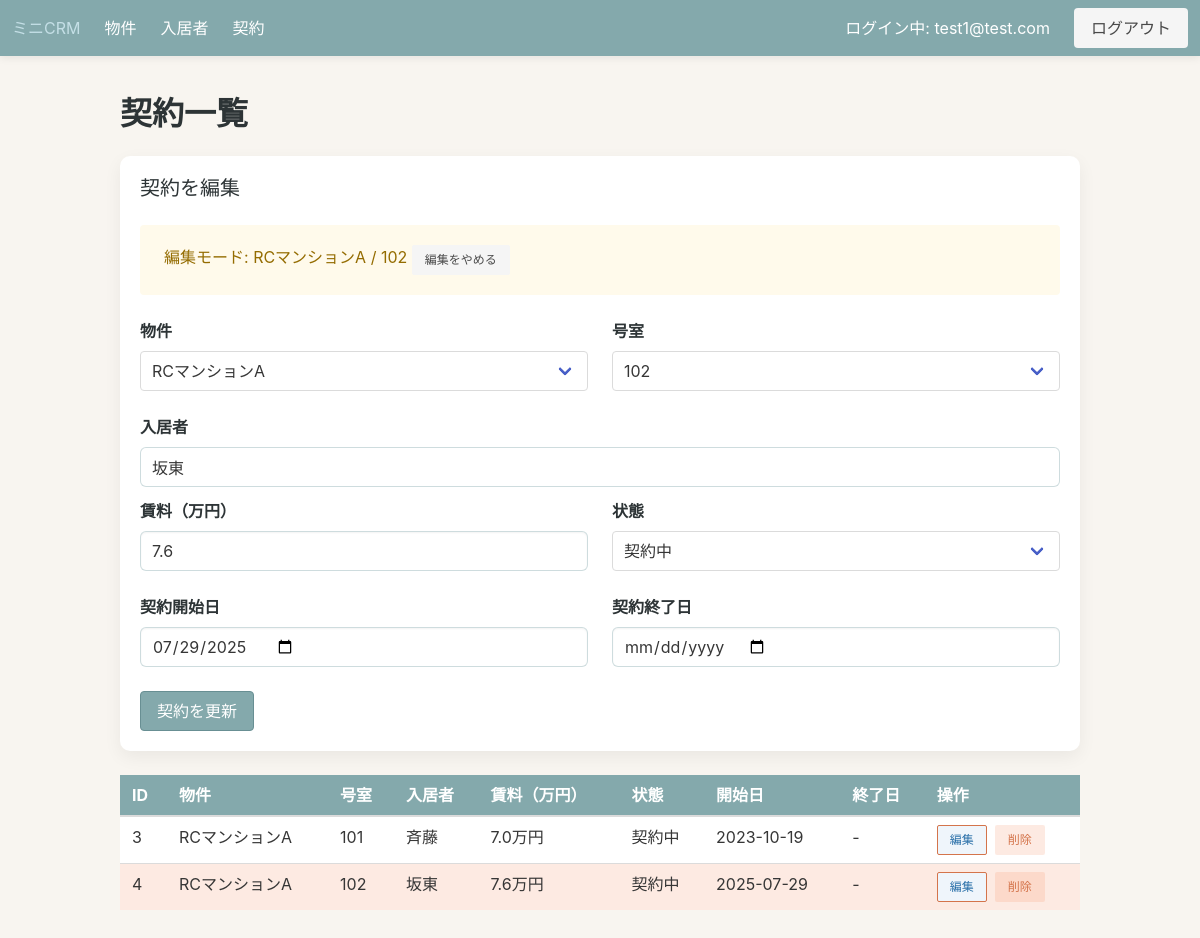
/leases?property_id=3&lease_id=4 (signed in), run on the app's committed database.
### app/models.py (models this page shows, shortened)
class TimestampMixin:
    created_at = db.Column(db.DateTime, server_default=db.func.now())
    updated_at = db.Column(
        db.DateTime,
        server_default=db.func.now(),
        onupdate=db.func.now(),
    )

class User(UserMixin, TimestampMixin, db.Model):
    id = db.Column(db.Integer, primary_key=True)
    email = db.Column(db.String(255), unique=True, nullable=False, index=True)
    password_hash = db.Column(db.String(255), nullable=False)
    role = db.Column(db.String(50), default="member", nullable=False)

class Property(TimestampMixin, db.Model):
    id = db.Column(db.Integer, primary_key=True)
    name = db.Column(db.String(120), nullable=False)
    address = db.Column(db.String(255), nullable=False)
    note = db.Column(db.Text, nullable=True)
    leases = db.relationship("Lease", back_populates="property", cascade="all, delete-orphan")
    tenants = db.relationship("Tenant", back_populates="property", cascade="all, delete-orphan")

class Lease(TimestampMixin, db.Model):
    id = db.Column(db.Integer, primary_key=True)
    property_id = db.Column(db.Integer, db.ForeignKey("property.id"), nullable=False)
    tenant_id = db.Column(db.Integer, db.ForeignKey("tenant.id"), nullable=False)
    rent = db.Column(db.Numeric(10, 2), nullable=False)
    unit_number = db.Column(db.String(50), nullable=True)
    start_date = db.Column(db.Date, nullable=False, default=date.today)
    end_date = db.Column(db.Date, nullable=True)
    status = db.Column(db.String(50), nullable=False, default=LeaseStatus.PENDING)
    property = db.relationship("Property", back_populates="leases")
    tenant = db.relationship("Tenant", back_populates="leases")

class Tenant(TimestampMixin, db.Model):
    id = db.Column(db.Integer, primary_key=True)
    name = db.Column(db.String(120), nullable=False)
    email = db.Column(db.String(255), nullable=False)
    phone = db.Column(db.String(50), nullable=True)
    property_id = db.Column(db.Integer, db.ForeignKey("property.id"), nullable=True)
    unit_number = db.Column(db.String(50), nullable=True)
    leases = db.relationship("Lease", back_populates="tenant", cascade="all, delete-orphan")
    property = db.relationship("Property", back_populates="tenants")

### app/blueprints/core/routes.py (the view, shortened to what this page needs)
@core_bp.route("/leases", methods=["GET", "POST"])
@login_required
def leases():
    form = LeaseForm()
    properties = Property.query.order_by(Property.name).all()
    tenants = Tenant.query.order_by(Tenant.name).all()
    properties_choices = [(prop.id, prop.name) for prop in properties]
    form.property_id.choices = properties_choices
    if request.method == "GET":
        if not form.start_date.data:
            form.start_date.data = date.today()
        if not form.status.data:
            form.status.data = LeaseStatus.PENDING
    property_ids = [choice[0] for choice in properties_choices]
    selected_property_id = form.property_id.data if form.property_id.data in property_ids else None
    edit_request_id = request.args.get("lease_id", type=int)
    editing_lease = None
    if edit_request_id:
        editing_lease = (
            Lease.query.options(joinedload(Lease.property), joinedload(Lease.tenant)).filter_by(id=edit_request_id).first()
        )
        if editing_lease:
            selected_property_id = editing_lease.property_id
    if selected_property_id is not None:
        form.property_id.data = selected_property_id
    tenants_by_property: dict[int, list[Tenant]] = {}
    for tenant in tenants:
        if tenant.property_id is None or not tenant.unit_number:
            continue
        tenants_by_property.setdefault(tenant.property_id, []).append(tenant)
    def build_unit_choices(property_id: int | None) -> list[tuple[str, str]]:
        base_choice = [("", "号室を選択")]
        if property_id is None:
            return base_choice
        units = sorted({tenant.unit_number for tenant in tenants_by_property.get(property_id, []) if tenant.unit_number})
        return base_choice + [(unit, unit) for unit in units]
    unit_choices = build_unit_choices(selected_property_id)
    form.unit_number.choices = unit_choices
    valid_units = {choice[0] for choice in unit_choices}
    if form.unit_number.data not in valid_units:
        form.unit_number.data = ""
    if editing_lease:
        if editing_lease.unit_number and editing_lease.unit_number not in valid_units:
            form.unit_number.choices.append((editing_lease.unit_number, editing_lease.unit_number))
            valid_units.add(editing_lease.unit_number)
        form.submit.label.text = "契約を更新"
        if request.method != "POST":
            form.lease_id.data = str(editing_lease.id)
            form.property_id.data = editing_lease.property_id
            form.unit_number.data = editing_lease.unit_number or ""
            form.tenant_id.data = str(editing_lease.tenant_id)
            form.tenant_display.data = editing_lease.tenant.name if editing_lease.tenant else ""
            form.rent.data = float(editing_lease.rent or 0) / 10000
            form.start_date.data = editing_lease.start_date
            form.end_date.data = editing_lease.end_date
            form.status.data = editing_lease.status
    else:
        form.submit.label.text = "契約を保存"
        form.lease_id.data = ""
    if request.method == "POST" and (not properties_choices or not tenants):
        flash("契約を作成する前に物件と入居者を登録してください。", "warning")
        return redirect(url_for("core.leases"))
    lease_query = (
        Lease.query.options(
            joinedload(Lease.property),
            joinedload(Lease.tenant),
        )
        .join(Property)
        .order_by(Property.name.asc(), Lease.unit_number.asc(), Lease.start_date.desc())
    )
    if selected_property_id is not None:
        lease_query = lease_query.filter(Lease.property_id == selected_property_id)
    leases_list = lease_query.all()
    occupied_keys = {
        (lease.property_id, lease.unit_number)
        for lease in leases_list
        if lease.property_id is not None and lease.unit_number
    }
    vacancy_rows: list[SimpleNamespace] = []
    for tenant in tenants:
        if tenant.property_id is None or not tenant.unit_number:
            continue
        if tenant.name.strip() != "空室":
            continue
        if selected_property_id is not None and tenant.property_id != selected_property_id:
            continue
    tenants_data: dict[str, list[dict[str, str]]] = {}
    for tenant in tenants:
        key = str(tenant.property_id) if tenant.property_id is not None else "0"
        tenants_data.setdefault(key, []).append(
            {
                "id": tenant.id,
                "name": tenant.name,
                "unit": tenant.unit_number or "",
            },
        )
    delete_forms = {}
    for tenant in tenants:
        instance = DeleteTenantForm()
        instance.tenant_id.data = tenant.id
        delete_forms[tenant.id] = instance
    return render_template(
        "core/leases_list.html",
        leases=leases_list,
        form=form,
        delete_forms=delete_forms,
        tenants_data=tenants_data,
        status_labels=STATUS_LABELS,
        selected_property_id=selected_property_id,
        editing_lease=editing_lease,
    )

### app/blueprints/core/forms.py
class LeaseForm(FlaskForm):
    property_id = SelectField("物件", coerce=int, validators=[DataRequired()])
    unit_number = SelectField("号室", validators=[DataRequired()])
    lease_id = HiddenField()
    tenant_id = HiddenField(validators=[DataRequired()])
    tenant_display = StringField("入居者", render_kw={"readonly": True})
    rent = DecimalField("賃料（万円）", places=1, rounding=None, validators=[DataRequired()])
    start_date = DateField("契約開始日", validators=[DataRequired()], format="%Y-%m-%d")
    end_date = DateField("契約終了日", validators=[Optional()], format="%Y-%m-%d")
    status = SelectField(
        "状態",
        choices=LEASE_STATUS_CHOICES,
        validators=[DataRequired()],
    )
    submit = SubmitField("契約を保存")

class DeleteTenantForm(FlaskForm):
    tenant_id = HiddenField(validators=[DataRequired()])
    next_url = HiddenField(validators=[Optional()])
    submit = SubmitField("削除")

### app/templates/core/leases_list.html (shortened to what this page needs)
{% extends "base.html" %}
{% block content %}
  <h1 class="title">契約一覧</h1>
  {% include "core/lease_form.html" %}
  <table class="table is-fullwidth is-striped">
    <thead>
      <tr>
        <th>ID</th>
        <th>物件</th>
        <th>号室</th>
        <th>入居者</th>
        <th>賃料（万円）</th>
        <th>状態</th>
        <th>開始日</th>
        <th>終了日</th>
        <th>操作</th>
      </tr>
    </thead>
    <tbody>
      {% for lease in leases %}
        <tr {% if editing_lease and editing_lease.id == lease.id %}class="has-background-warning-light"{% endif %}>
          <td>{{ lease.id or "-" }}</td>
          <td>{{ lease.property.name if lease.property else "-" }}</td>
          <td>{{ lease.unit_number or "-" }}</td>
          <td>{{ lease.tenant.name if lease.tenant else "-" }}</td>
          <td>
            {% if lease.rent is not none %}
              {{ "{:,.1f}".format(lease.rent / 10000) }}万円
            {% else %}
              -
            {% endif %}
          </td>
          <td>{{ status_labels.get(lease.status, lease.status) if lease.status else "-" }}</td>
          <td>{{ lease.start_date or "-" }}</td>
          <td>{{ lease.end_date or "-" }}</td>
          <td>
            <div class="buttons are-small">
              {% if lease.is_vacancy %}
                <span class="button is-static is-light">空室</span>
              {% else %}
                <a
                  class="button is-info is-light"
                  href="{{ url_for('core.leases', property_id=selected_property_id or lease.property_id, lease_id=lease.id) }}"
                >編集</a>
              {% endif %}
              <form
                method="post"
                action="{{ url_for('core.delete_tenant', tenant_id=lease.tenant.id) }}"
              >
                {{ delete_forms[lease.tenant.id].submit(class="button is-danger is-light") }}
              </form>
            </div>
          </td>
        </tr>
      {% else %}
        <tr>
          <td colspan="9">契約がまだ登録されていません。</td>
        </tr>
      {% endfor %}
    </tbody>
  </table>
{% endblock %}

### app/templates/base.html (shortened to what this page needs)
<!doctype html>
<html lang="en">
  <head>
    <link
      rel="stylesheet"
      href="https://cdn.jsdelivr.net/npm/bulma@0.9.4/css/bulma.min.css"
    >
    <link rel="stylesheet" href="{{ url_for('static', filename='css/theme.css') }}">
  </head>
  <body>
    <nav class="navbar" role="navigation" aria-label="main navigation">
      <div class="navbar-brand">
        <a class="navbar-item" href="{{ url_for('core.index') }}">ミニCRM</a>
      </div>
      <div class="navbar-menu">
        <div class="navbar-start">
          <a class="navbar-item" href="{{ url_for('core.properties') }}">物件</a>
          <a class="navbar-item" href="{{ url_for('core.tenants') }}">入居者</a>
          <a class="navbar-item" href="{{ url_for('core.leases') }}">契約</a>
        </div>
        <div class="navbar-end">
          {% if current_user.is_authenticated %}
            <div class="navbar-item">ログイン中: {{ current_user.email }}</div>
            <div class="navbar-item">
              <a class="button is-light" href="{{ url_for('auth.logout') }}">ログアウト</a>
            </div>
          {% endif %}
        </div>
      </div>
    </nav>
    <section class="section">
      <div class="container">
        {% block content %}{% endblock %}
      </div>
    </section>
  </body>
</html>

### app/templates/core/lease_form.html (shortened to what this page needs)
<div class="box">
  <h2 class="subtitle">{{ '契約を編集' if editing_lease else '契約を追加' }}</h2>
  {% if editing_lease %}
    <div class="notification is-warning is-light">
      編集モード: {{ editing_lease.property.name if editing_lease.property else "-" }} / {{ editing_lease.unit_number or "-" }}
      <a class="button is-small is-light" href="{{ url_for('core.leases', property_id=selected_property_id) }}">編集をやめる</a>
    </div>
  {% endif %}
  <form method="post">
    <div class="columns">
      <div class="column">
        <div class="field">
          <label class="label">{{ form.property_id.label }}</label>
          <div class="control">
            <div class="select is-fullwidth">
              {{ form.property_id() }}
            </div>
          </div>
        </div>
      </div>
      <div class="column">
        <div class="field">
          <label class="label">{{ form.unit_number.label }}</label>
          <div class="control">
            <div class="select is-fullwidth">
              {{ form.unit_number() }}
            </div>
          </div>
        </div>
      </div>
    </div>
    <div class="field">
      <label class="label">{{ form.tenant_display.label }}</label>
      <div class="control">
        {{ form.tenant_display(class="input", readonly=True) }}
      </div>
    </div>
    <div class="columns">
      <div class="column">
        <div class="field">
          <label class="label">{{ form.rent.label }}</label>
          <div class="control">
            {{ form.rent(class="input", step="0.1") }}
          </div>
        </div>
      </div>
      <div class="column">
        <div class="field">
          <label class="label">{{ form.status.label }}</label>
          <div class="control">
            <div class="select is-fullwidth">
              {{ form.status() }}
            </div>
          </div>
        </div>
      </div>
    </div>
    <div class="columns">
      <div class="column">
        <div class="field">
          <label class="label">{{ form.start_date.label }}</label>
          <div class="control">
            {{ form.start_date(class="input", type="date") }}
          </div>
        </div>
      </div>
      <div class="column">
        <div class="field">
          <label class="label">{{ form.end_date.label }}</label>
          <div class="control">
            {{ form.end_date(class="input", type="date") }}
          </div>
        </div>
      </div>
    </div>
    <div class="field">
      <div class="control">
        {{ form.submit(class="button is-primary") }}
      </div>
    </div>
  </form>
</div>

### app/static/css/theme.css (style rules this page uses)
:root { --crm-background: #f8f5f0; --crm-surface: #ffffff; --crm-text: #2d3436; --crm-muted: #6c7a89; --crm-primary: #84a9ac; --crm-primary-dark: #688f93; --crm-accent: #f08a5d; --crm-accent-dark: #d4744b; --crm-highlight: #c4dfe6; }
html, body { background-color: var(--crm-background); color: var(--crm-text); }
.navbar { background-color: var(--crm-primary); box-shadow: 0 2px 8px rgba(0, 0, 0, 0.08); }
.navbar .navbar-item, .navbar .navbar-link { color: var(--crm-surface); }
.notification { background-color: var(--crm-highlight); color: var(--crm-text); }
.box { background-color: var(--crm-surface); border-radius: 10px; box-shadow: 0 6px 18px rgba(0, 0, 0, 0.06); }
.table thead th { background-color: var(--crm-primary); color: var(--crm-surface); }
.table tbody tr:nth-child(even) { background-color: rgba(196, 223, 230, 0.35); }
.button.is-primary { background-color: var(--crm-primary); border-color: var(--crm-primary-dark); color: var(--crm-surface); }
.button.is-info { background-color: var(--crm-accent); border-color: var(--crm-accent-dark); color: var(--crm-surface); }
.button.is-danger.is-light { background-color: rgba(240, 138, 93, 0.18); color: var(--crm-accent-dark); }
.section { padding-top: 2.5rem; }
.title, .subtitle, label.label { color: var(--crm-text); }
input.input, textarea.textarea, select.select select { border-radius: 6px; border-color: rgba(132, 169, 172, 0.4); background: rgba(255, 255, 255, 0.96); }
.has-background-warning-light { background-color: rgba(240, 138, 93, 0.18) !important; }

### data on the page
User: email "test1@test.com"
Property: property "RCマンションA"
Lease: unit_number "102", property_id "RCマンションA", rent "7.6", status "契約中", start_date "07/29/2025", id "4", property "RCマンションA", tenant "坂東", lease.rent/10000 "7.6", start_date "2025-07-29", end_date "-"
Lease: id "3", property "RCマンションA", unit_number "101", tenant "斉藤", lease.rent/10000 "7.0", status "契約中", start_date "2023-10-19", end_date "-"

### other printed values
{{ '契約を編集' if editing_lease else '契約を追加' }} "契約を編集"
